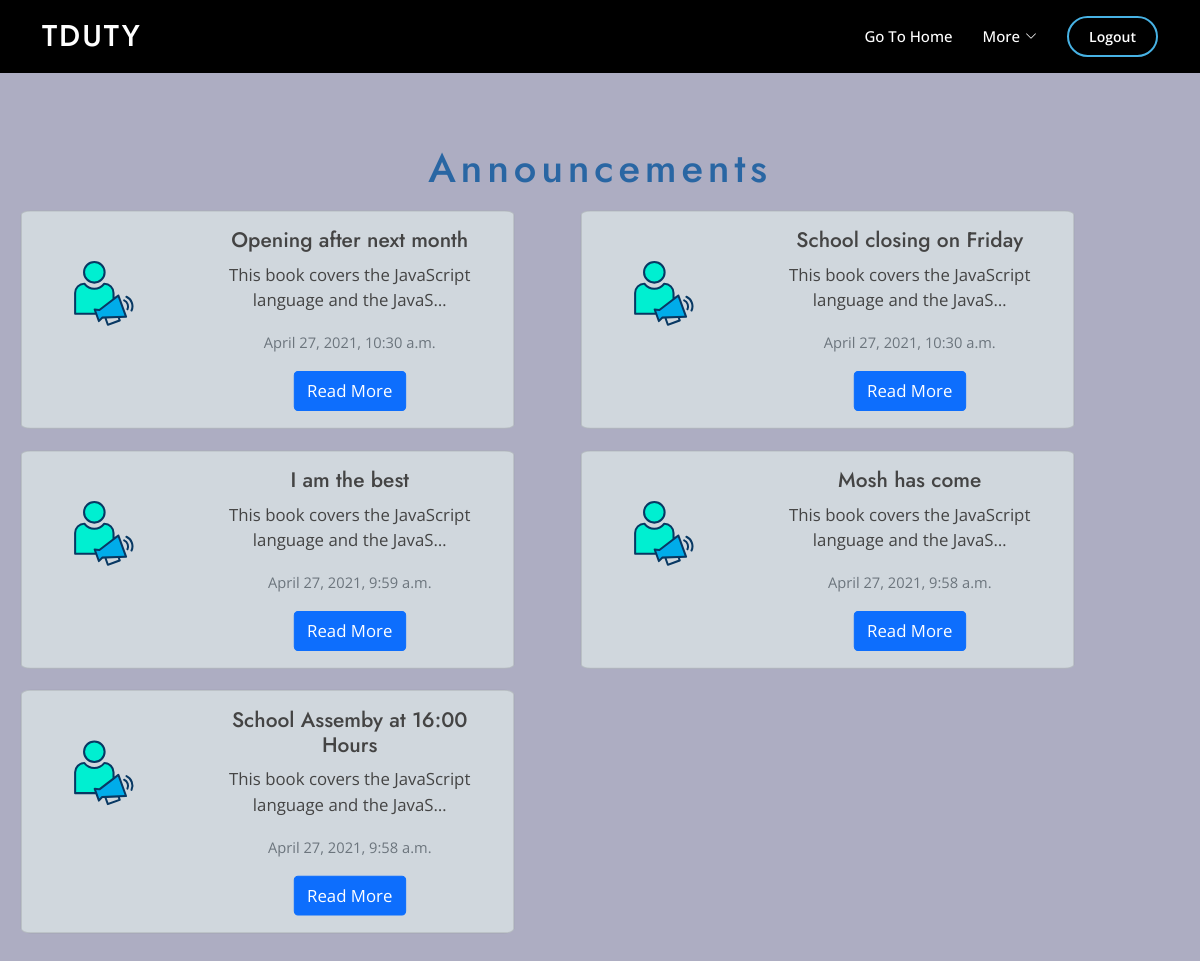
Page /routine/announcements (signed in) on the committed database.
### routine/models.py (models this page shows, shortened)
class Announcement(models.Model):
    subject = models.CharField(max_length=200)
    body = models.TextField()
    target_audience = models.CharField(max_length=50)
    published_date_time = models.DateTimeField(
        auto_now_add=True, editable=False)

### routine/views.py (the view)
# urls.py: path('announcements', views.annoucements, name='announcements'),
@login_required
def annoucements(request):
    announcements = Announcement.objects.order_by('-published_date_time')[:10]
    context = {
        'announcements': announcements
    }
    return render(request, 'routine/announcements.html', context)

### templates/routine/announcements.html (shortened to what this page needs)
{% extends "routine/dashboard.html" %} {% load static %} {% block content %}
<h1 class="main-heading">Announcements</h1>
{% for announcement in announcements %}
<ul class="card-list">
  <li class="card-list-item">
    <div class="card mb-3">
      <div class="row g-0">
        <div class="col-md-4">
          <img
            src="{% static 'images/announcement.svg' %}"
            alt="announcements icon"
          />
        </div>
        <div class="col-md-8">
          <div class="card-body">
            <h5 class="card-title">{{announcement.subject}}</h5>
            <p class="card-text">{{announcement.body | truncatechars:55}}</p>
            <p class="card-text">
              <small class="text-muted"
                >{{announcement.published_date_time}}</small
              >
            </p>
            <a
              href="{% url 'routine:announcement-detail' announcement.id %}"
              class="btn btn-primary"
              >Read More</a
            >
          </div>
        </div>
      </div>
    </div>
  </li>
</ul>
{% endfor %} {% endblock%}

### templates/routine/dashboard.html (shortened to what this page needs)
<!DOCTYPE html>
{% load static %}
<html lang="en">
  <head>
    <link href="{% static 'assets/vendor/aos/aos.css' %}" rel="stylesheet" />
    <link
      href="{% static 'assets/vendor/bootstrap/css/bootstrap.min.css' %}"
      rel="stylesheet"
    />
    <link
      href="{% static 'assets/vendor/bootstrap-icons/bootstrap-icons.css' %}"
      rel="stylesheet"
    />
    <link href="assets/vendor/boxicons/css/boxicons.min.css" rel="stylesheet" />
    <link
      href="{% static 'assets/vendor/glightbox/css/glightbox.min.css' %}"
      rel="stylesheet"
    />
    <link
      href="{% static 'assets/vendor/remixicon/remixicon.css' %}"
      rel="stylesheet"
    />
    <link
      href="{% static 'assets/vendor/swiper/swiper-bundle.min.css' %}"
      rel="stylesheet"
    />
    <link href="{% static 'assets/css/style.css' %}" rel="stylesheet" />
  </head>
  <body>
    <header id="header" class="fixed-top">
      <div class="container d-flex align-items-center">
        <h1 class="logo me-auto"><a href="{% url 'index' %}">TDUTY</a></h1>
        <nav id="navbar" class="navbar">
          <ul>
            <li>
              <a class="nav-link scrollto" href="{% url 'index' %}"
                >Go To Home</a
              >
            </li>
            {% if request.user.is_authenticated %}
            <li class="dropdown">
              <a href="#"
                ><span>More</span> <i class="bi bi-chevron-down"></i
              ></a>
            </li>
            {% endif %} {% if request.user.is_authenticated %}
            <li>
              <a class="getstarted scrollto" href="{% url 'accounts:logout' %}"
                >Logout</a
              >
            </li>
            {% else %}
            <li>
              <a class="getstarted scrollto" href="{% url 'accounts:login' %}"
                >Login</a
              >
            </li>
            {% endif %}
          </ul>
        </nav>
      </div>
    </header>
    <section>{% block content %} {% endblock content %}</section>
  </body>
</html>

### dutyrota/static/assets/css/style.css (style rules this page uses)
body { color: #444444; font-family: "Open Sans", sans-serif; }
a { color: rgb(20, 20, 20); text-decoration: none; }
h1, h2, h3, h4, h5, h6 { font-family: "Jost", sans-serif; }
#header { transition: all 0.5s; z-index: 997; padding: 15px 0; }
#header .logo { font-size: 30px; margin: 0; padding: 0; line-height: 1; font-weight: 500; letter-spacing: 2px; text-transform: uppercase; }
#header .logo a { color: #fff; }
.navbar { padding: 0; }
.navbar ul { margin: 0; padding: 0; display: flex; list-style: none; align-items: center; }
.navbar li { position: relative; }
.navbar a { display: flex; align-items: center; justify-content: space-between; padding: 10px 0 10px 30px; font-size: 15px; font-weight: 500; color: #fff; white-space: nowrap; transition: 0.3s; }
.navbar a i { font-size: 12px; line-height: 0; margin-left: 5px; }
.navbar .getstarted { padding: 8px 20px; margin-left: 30px; border-radius: 50px; color: #fff; font-size: 14px; border: 2px solid #47b2e4; font-weight: 600; }
section { padding: 60px 0; overflow: hidden; }

### templates/routine/dashboard.html (style rules this page uses)
header { background-color: black; }
section { margin-top: 7vw; }

### templates/routine/announcements.html (style rules this page uses)
.main-heading { text-align: center; letter-spacing: 0.3rem; margin-bottom: 1.5rem; text-transform: capitalize; color: rgb(41, 102, 163); }
* { box-sizing: border-box; }
.card { background-color: rgb(208, 215, 221); }
.card-list-item { margin-right: 5vw !important; list-style-type: none !important; border-radius: 1%; transform: scale(1.05); }
.card-list { text-align: center; margin-right: 1rem; }
.col-md-4 img { transform: scale(0.4); }
body { background-color: rgb(173, 173, 194); }
@media screen and (min-width: 1024px) { .card { border-radius: 2%; width: 105% !important; } }
@media screen and (min-width: 1024px) { .card-list-item { display: inline-block; border: unset; } }
@media screen and (min-width: 1024px) { .card-list { display: inline-block; width: 45vw; } }

### rows in the picture
Announcement: subject "Opening after next month", body "This book covers the JavaScript language and the JavaS…", published_date_time "April 27, 2021, 10:30 a.m."
Announcement: subject "School closing on Friday", body "This book covers the JavaScript language and the JavaS…", published_date_time "April 27, 2021, 10:30 a.m."
Announcement: subject "I am the best", body "This book covers the JavaScript language and the JavaS…", published_date_time "April 27, 2021, 9:59 a.m."
Announcement: subject "Mosh has come", body "This book covers the JavaScript language and the JavaS…", published_date_time "April 27, 2021, 9:58 a.m."
Announcement: subject "School Assemby at 16:00 Hours", body "This book covers the JavaScript language and the JavaS…", published_date_time "April 27, 2021, 9:58 a.m."
